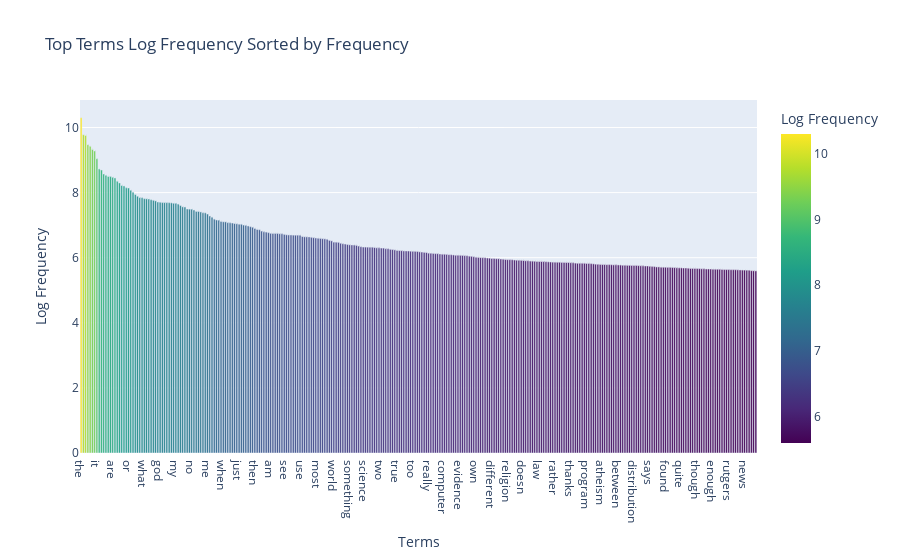

The notebook cell this image was saved under:
### Markdown cell above
the way the log graph show may affect people's idea about how fequently on eowrd appears. from the normal one we can see that the difference bewteen fequency are large, that is some are up to 20000 butsome are just around a few hundred. but from the log frequency graph the bar appears to be with not such big difference. but getting the log function can indeed improve the sapce and readbility because the numbers and bars are bigger.

### Code cell
# Answer here
import pandas as pd
import numpy as np
import plotly.express as px
from sklearn.feature_extraction.text import CountVectorizer

df = pd.read_csv('twenty_train_data.csv')  
documents = df['text'].tolist()  

count_vect = CountVectorizer()
X_counts = count_vect.fit_transform(documents)

# Calculate term frequencies
term_frequencies = np.asarray(X_counts.sum(axis=0)).flatten()

# Create a DataFrame for term frequencies
terms = count_vect.get_feature_names_out()
term_counts_df = pd.DataFrame({'term': terms, 'frequency': term_frequencies})

# Remove terms with frequency = 0
term_counts_df = term_counts_df[term_counts_df['frequency'] > 0]

# Convert frequency to logarithmic scale (log1p handles zero frequency gracefully)
term_counts_df['log_frequency'] = np.log1p(term_counts_df['frequency'])

# Sort terms by log frequency (descending)
term_counts_df = term_counts_df.sort_values(by='log_frequency', ascending=False)
print("Number of unique terms after filtering:", len(term_counts_df))

# Select the top terms based on log frequency (for example, top 300)
top_terms_df = term_counts_df.head(300)


fig = px.bar(top_terms_df, 
             x='term', 
             y='log_frequency',
             title='Top Terms Log Frequency Sorted by Frequency',
             labels={'term': 'Terms', 'log_frequency': 'Log Frequency'},
             color='log_frequency',  # Color by log frequency
             color_continuous_scale='Viridis',  # Color 
             text='log_frequency')
fig.show()

### Figure 1 — Plotly figure (JSON) as saved in the notebook; plotly's stock layout.template omitted (floating-point values rounded to 4 significant figures; data arrays with more than 128 entries replaced by an {"elided": "..."} marker saying what was removed)
{"data": [{"alignmentgroup": "True", "hovertemplate": "Terms=%{x}<br>Log Frequency=%{marker.color}<extra></extra>", "legendgroup": "", "marker": {"color": {"elided": "300 float values"}, "coloraxis": "coloraxis", "pattern": {"shape": ""}}, "name": "", "offsetgroup": "", "orientation": "v", "showlegend": false, "text": {"elided": "300 float values"}, "textposition": "auto", "type": "bar", "x": {"elided": "300 str values"}, "xaxis": "x", "y": {"elided": "300 float values"}, "yaxis": "y"}], "layout": {"barmode": "relative", "coloraxis": {"colorbar": {"title": {"text": "Log Frequency"}}, "colorscale": [[0, "#440154"], [0.1111, "#482878"], [0.2222, "#3e4989"], [0.3333, "#31688e"], [0.4444, "#26828e"], [0.5556, "#1f9e89"], [0.6667, "#35b779"], [0.7778, "#6ece58"], [0.8889, "#b5de2b"], [1, "#fde725"]]}, "legend": {"tracegroupgap": 0}, "title": {"text": "Top Terms Log Frequency Sorted by Frequency"}, "xaxis": {"anchor": "y", "domain": [0, 1], "title": {"text": "Terms"}}, "yaxis": {"anchor": "x", "domain": [0, 1], "title": {"text": "Log Frequency"}}}}
